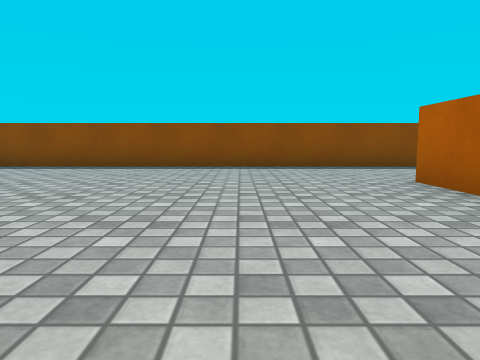
view 1 (above)

17 first-person views from a walk through a 3-D level made in the Unity game engine. The camera is 0.48 m above the floor, tilts 6° down and sees 70° across. The floor is counted in squares, 1 m on a side. Each view is taken from the middle of a square. On the plan, view 1 faces up. The plan holds only what a view shows up to about 9 squares ahead; the rest is blank. Surface patterns are stand-ins for the level's own textures.

view 2
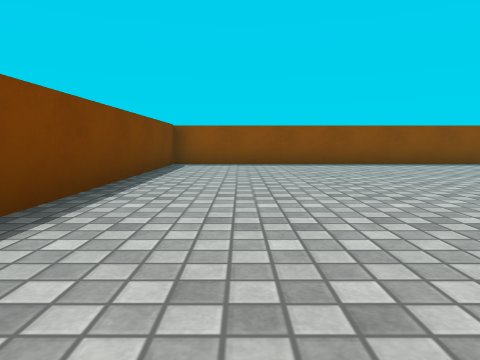

view 3
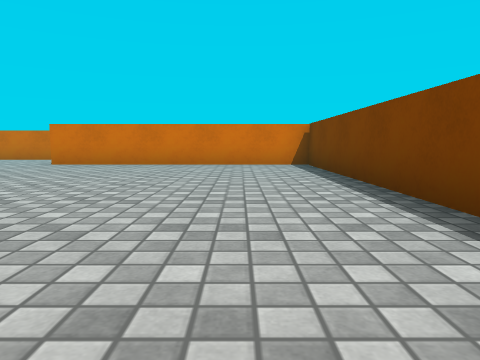

view 4
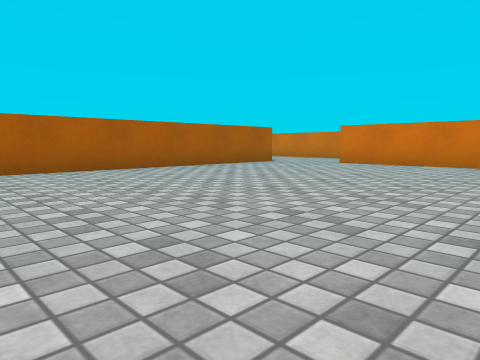

view 5
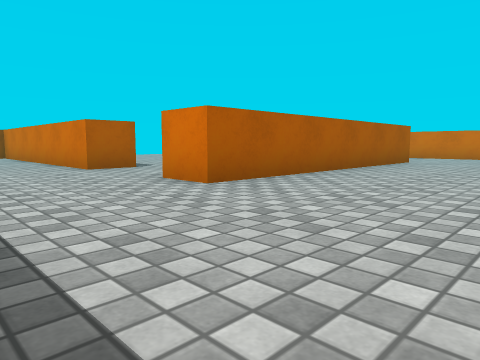

view 6
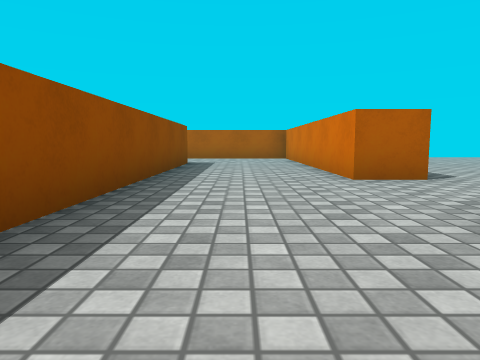

view 7
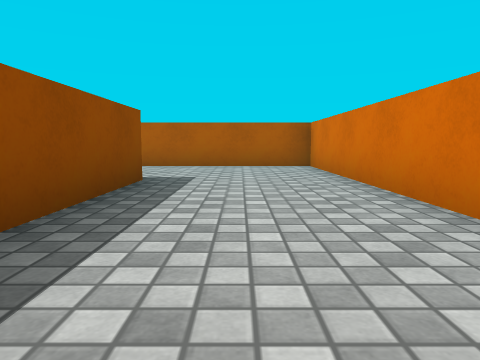

view 8
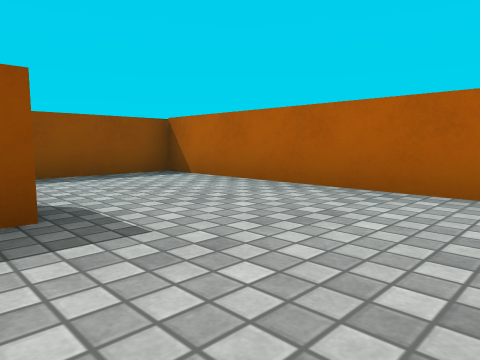

view 9
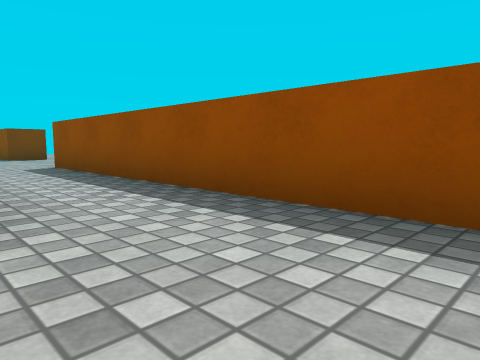

view 10
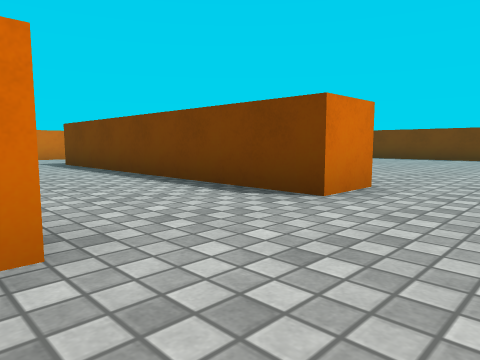

view 11
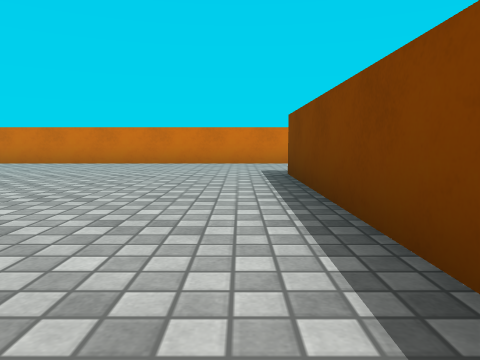

view 12
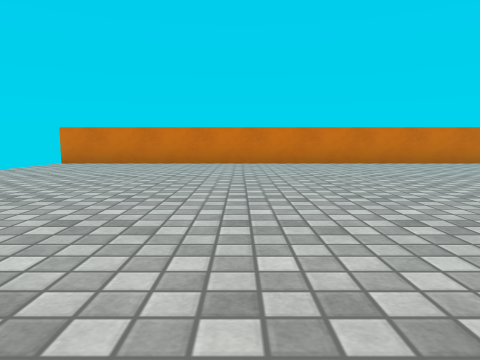

view 13
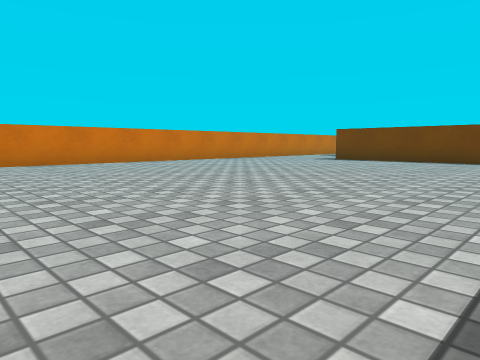

view 14
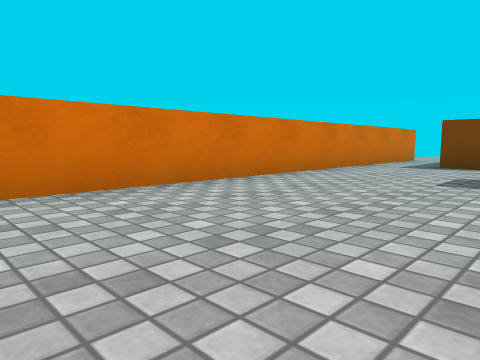

view 15
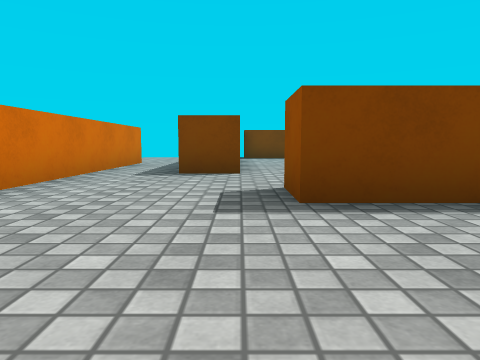

view 16
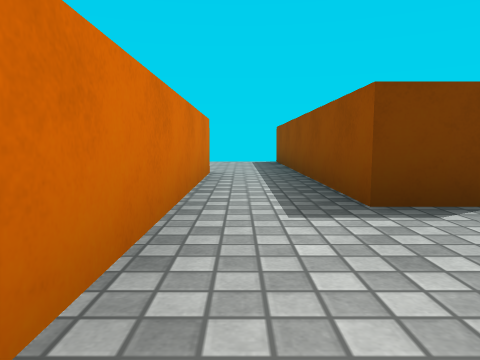

view 17
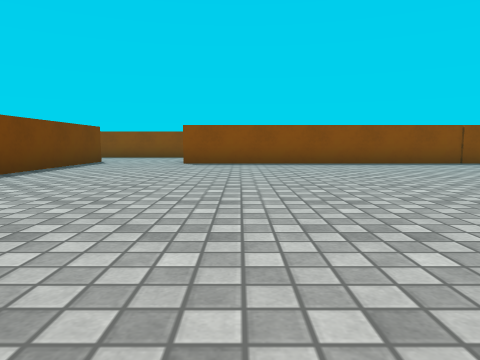

### Floor plan
Points are (right, up) in squares from view 1. A wall is a line through its corners. A room is listed if a view was taken in it or the views show most of it. See-through windows are left out.
Room 1 (views 1, 2, 3, 4, 5, 6, 7, 8, 9, 10)
walls: (5.6, 4.5) (12.5, 4.5) (12.5, 10.3) (4.4, 10.3); (2.2, -1.5) (2.2, 4.5) (3.2, 4.5); (9.6, 7.3) (-5.6, 7.3) (-5.6, -3) (0.4, -3)
ways out: opening at (1, -2) to room 2; opening at (4.5, 4) to room 2; opening at (4.5, 9.5)
Room 2 (views 11, 12, 13, 14, 15, 16, 17)
walls: (3.2, 4.5) (3.2, -2.5) (2.2, -2.5) (2.2, -1.5); (0.4, -3) (0.4, -4) (-3.6, -4); (12.9, 3.5) (5.6, 3.5) (5.6, 4.5); (-2.8, -5.5) (13.5, -5.5)
ways out: opening at (1, -2) to room 1; opening at (4.5, 4) to room 1; opening at (-4, -5)

Where each view was taken, in squares from view 1:
view 1: 0 up, 0 right, facing up
view 2: 1 down, 4 left, facing up
view 3: 5 up, 4 left, facing down
view 4: 5 up, 4 left, facing down-right
view 5: 7 up, 1 left, facing down-right
view 6: 6 up, 1 right, facing right
view 7: 6 up, 5 right, facing right
view 8: 5 up, 9 right, facing up-right
view 9: 8 up, 12 right, facing up-left
view 10: 6 up, 6 right, facing down-left
view 11: 3 up, 4 right, facing down
view 12: 3 up, 9 right, facing down
view 13: 3 up, 13 right, facing down-left
view 14: 2 down, 8 right, facing down-left
view 15: 3 down, 6 right, facing left
view 16: 5 down, 3 right, facing left
view 17: 5 down, 7 right, facing up
